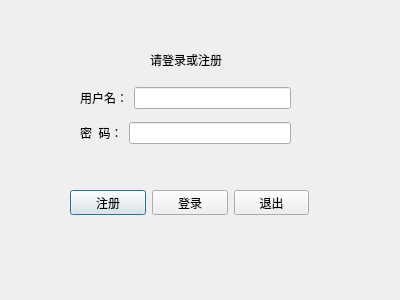
<?xml version="1.0" encoding="UTF-8"?>
<ui version="4.0">
 <class>LoginDialog</class>
 <widget class="QDialog" name="LoginDialog">
  <property name="geometry">
   <rect>
    <x>0</x>
    <y>0</y>
    <width>400</width>
    <height>300</height>
   </rect>
  </property>
  <property name="windowTitle">
   <string>欢迎</string>
  </property>
  <property name="styleSheet">
   <string notr="true"/>
  </property>
  <widget class="QLabel" name="label">
   <property name="geometry">
    <rect>
     <x>150</x>
     <y>50</y>
     <width>81</width>
     <height>20</height>
    </rect>
   </property>
   <property name="text">
    <string>请登录或注册</string>
   </property>
  </widget>
  <widget class="QWidget" name="layoutWidget">
   <property name="geometry">
    <rect>
     <x>80</x>
     <y>80</y>
     <width>211</width>
     <height>71</height>
    </rect>
   </property>
   <layout class="QVBoxLayout" name="verticalLayout">
    <item>
     <layout class="QHBoxLayout" name="horizontalLayout">
      <item>
       <widget class="QLabel" name="label_2">
        <property name="text">
         <string>用户名：</string>
        </property>
       </widget>
      </item>
      <item>
       <widget class="QLineEdit" name="userNameEdit"/>
      </item>
     </layout>
    </item>
    <item>
     <layout class="QHBoxLayout" name="horizontalLayout_2">
      <item>
       <widget class="QLabel" name="label_3">
        <property name="text">
         <string>密  码：</string>
        </property>
       </widget>
      </item>
      <item>
       <widget class="QLineEdit" name="userPwdEdit">
        <property name="echoMode">
         <enum>QLineEdit::Password</enum>
        </property>
       </widget>
      </item>
     </layout>
    </item>
   </layout>
  </widget>
  <widget class="QWidget" name="layoutWidget">
   <property name="geometry">
    <rect>
     <x>70</x>
     <y>190</y>
     <width>239</width>
     <height>25</height>
    </rect>
   </property>
   <layout class="QHBoxLayout" name="horizontalLayout_3">
    <item>
     <widget class="QPushButton" name="signUpBtn">
      <property name="text">
       <string>注册</string>
      </property>
     </widget>
    </item>
    <item>
     <widget class="QPushButton" name="loginBtn">
      <property name="text">
       <string>登录</string>
      </property>
     </widget>
    </item>
    <item>
     <widget class="QPushButton" name="quitBtn">
      <property name="text">
       <string>退出</string>
      </property>
     </widget>
    </item>
   </layout>
  </widget>
 </widget>
 <resources/>
 <connections/>
</ui>
